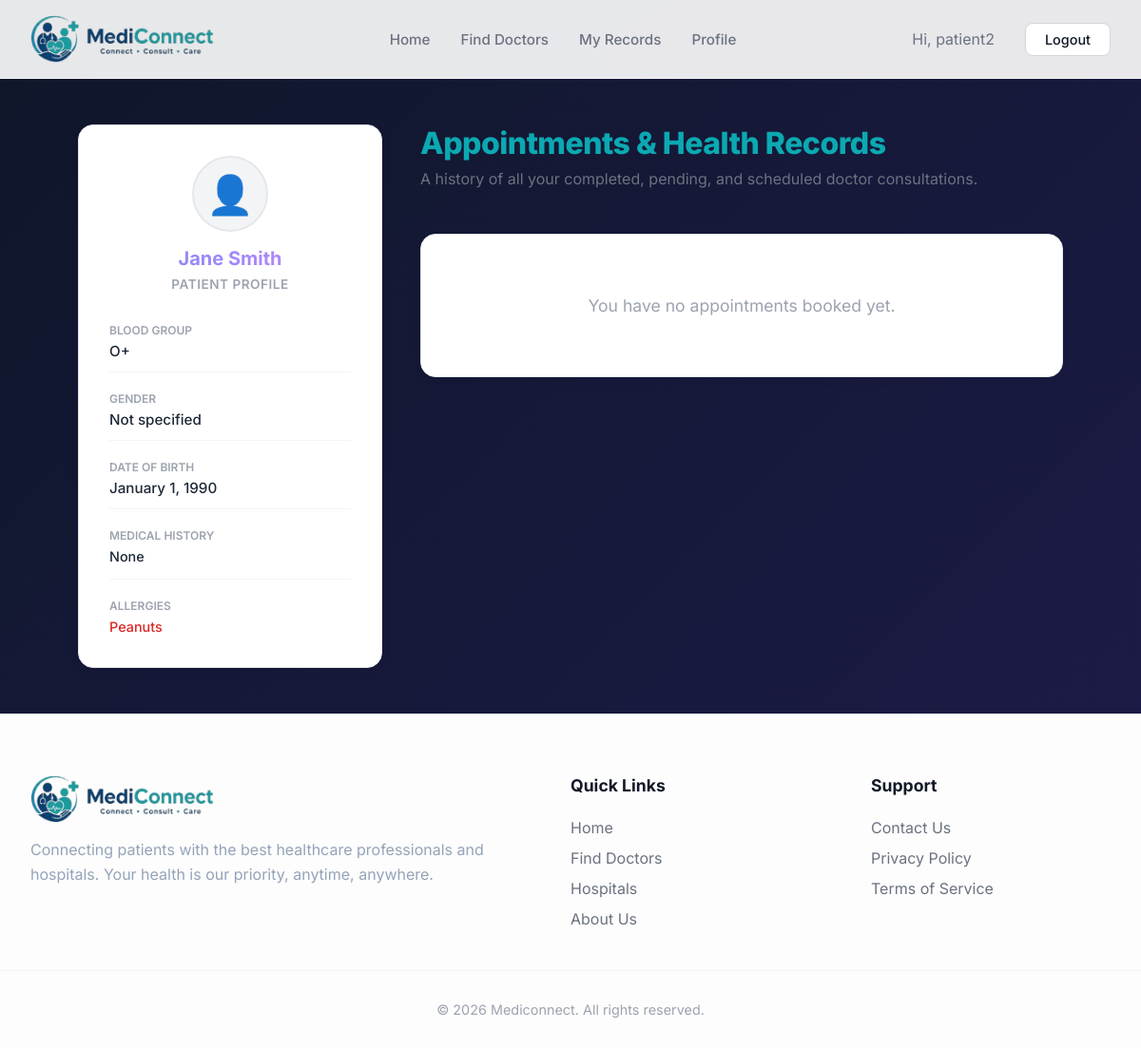
Page /booking/records/ (signed in) on the earlier database version.
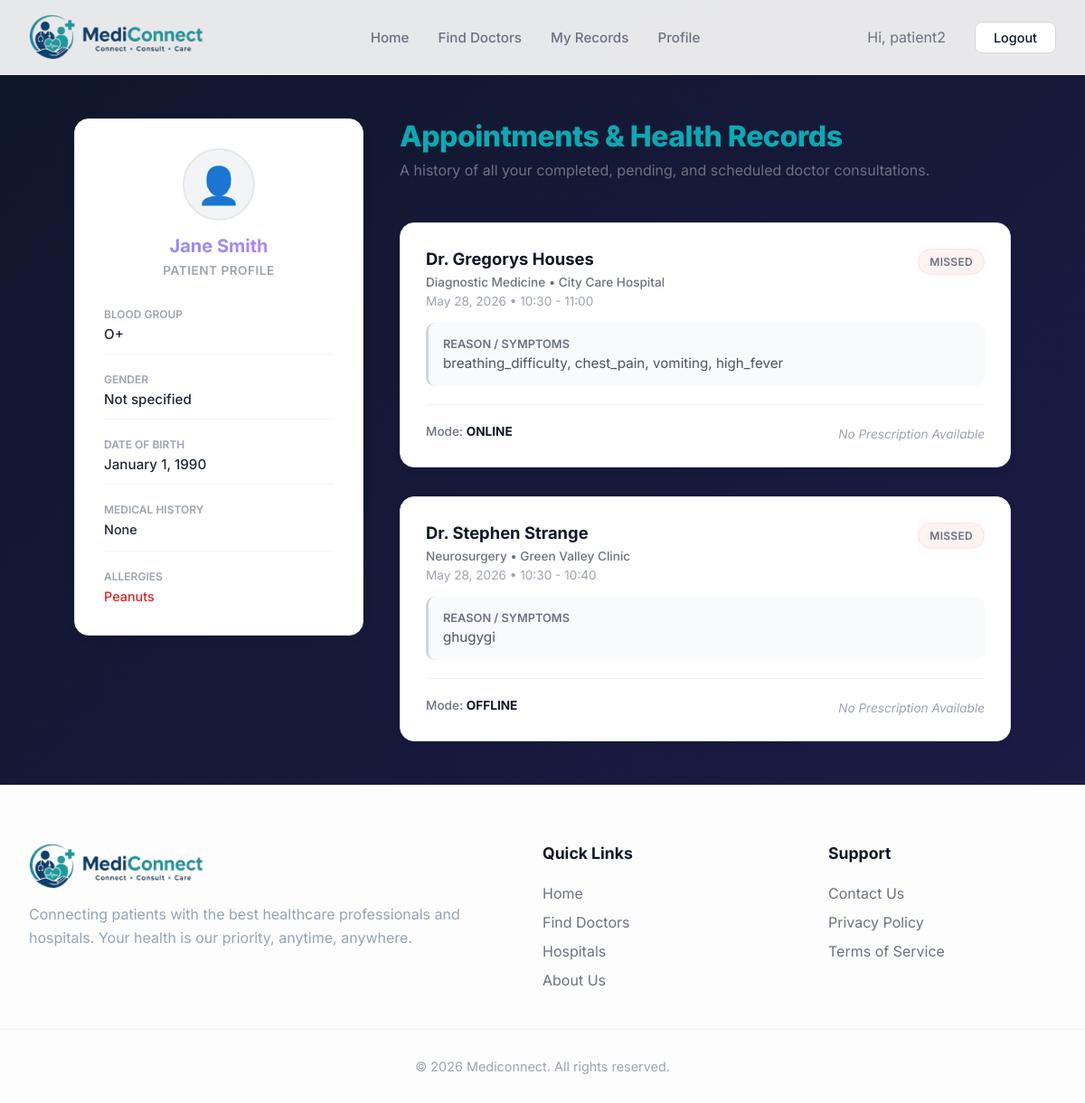
Same page on the later database version.
### accounts/models.py (models this page shows, shortened)
class User(AbstractUser):
    ROLE_CHOICES = (
        ('PATIENT', 'Patient'),
        ('DOCTOR', 'Doctor'),
        ('ADMIN', 'Admin'),
    )
    role = models.CharField(max_length=20, choices=ROLE_CHOICES)
    phone = models.CharField(max_length=15, blank=True)

class PatientProfile(models.Model):
    user = models.OneToOneField(User, on_delete=models.CASCADE)
    date_of_birth = models.DateField()
    gender = models.CharField(max_length=20, blank=True)
    blood_group = models.CharField(max_length=10, blank=True)
    patient_pic = models.ImageField(upload_to='profiles/patients', blank=True, null=True)
    medical_history = models.TextField(blank=True)
    allergies = models.TextField(blank=True)

class DoctorProfile(models.Model):
    user = models.OneToOneField(User, on_delete=models.CASCADE)
    hospital = models.ForeignKey('core.Hospital', on_delete=models.CASCADE)
    specialization = models.CharField(max_length=100)
    experience_years = models.IntegerField(default=0)
    doctor_pic = models.ImageField(upload_to='profiles/doctors', blank=True, null=True)
    fees_online = models.IntegerField(default=0)
    fees_offline = models.IntegerField(default=0)
    bio = models.TextField(blank=True)
    is_available = models.BooleanField(default=True)

### booking/models.py (models this page shows, shortened)
class Appointment(models.Model):
    STATUS_CHOICES = (
        ('PENDING', 'Pending'),
        ('APPROVED', 'Approved'),
        ('COMPLETED', 'Completed'),
        ('CANCELLED', 'Cancelled'),
        ('MISSED', 'Missed'),
        ('RESCHEDULE', 'Reschedule')
    )
    SEVERITY_CHOICES = (
        ('LOW', 'Low'),
        ('MEDIUM', 'Medium'),
        ('HIGH', 'High'),
        ('CRITICAL', 'Critical'),
    )
    CONSULTATION_CHOICES = (
        ('ONLINE', 'Online'),
        ('OFFLINE', 'Offline'),
    )
    patient = models.ForeignKey('accounts.PatientProfile',on_delete=models.CASCADE)
    doctor = models.ForeignKey('accounts.DoctorProfile',on_delete=models.CASCADE)
    hospital = models.ForeignKey('core.Hospital',on_delete=models.CASCADE)
    appointment_date = models.DateField()
    start_time = models.TimeField()
    end_time = models.TimeField()
    consultation_mode = models.CharField(max_length=20,choices=CONSULTATION_CHOICES)
    symptoms = models.TextField(blank=True)
    severity_score = models.IntegerField(default=0)
    severity_level = models.CharField(max_length=20,choices=SEVERITY_CHOICES,default='LOW')
    status = models.CharField(max_length=20,choices=STATUS_CHOICES,default='PENDING')
    fee = models.DecimalField(max_digits=10, decimal_places=2, default=0.00)
    booked_at = models.DateTimeField(auto_now_add=True)
    reminder_sent = models.BooleanField(default=False)

### core/models.py (models this page shows, shortened)
class Hospital(models.Model):
    pic = models.ImageField(upload_to='hospital_pics/', null=True, blank=True)
    name = models.CharField(max_length=200)
    state = models.CharField(max_length=100)
    phone = models.CharField(max_length=15)
    address = models.TextField()
    email = models.EmailField(blank=True)

### booking/views.py (the view)
# urls.py: path('records/', views.medical_records, name='medical_records'),
@login_required
def medical_records(request):
    if request.user.role == 'PATIENT':
        try:
            patient = PatientProfile.objects.get(user=request.user)
            appointments = Appointment.objects.filter(patient=patient).order_by('-appointment_date', '-start_time')
        except PatientProfile.DoesNotExist:
            patient = None
            appointments = []
    else:
        patient = None
        appointments = []
    return render(request, 'booking/medical_records.html', {
        'patient': patient,
        'appointments': appointments
    })

### templates/booking/medical_records.html (shortened to what this page needs)
{% extends 'base.html' %}
{% block content %}
<div class="records-container">
    <aside class="profile-sidebar">
        <div class="profile-header">
            <div class="profile-avatar">
                {% if patient.patient_pic %}
                <img src="{{ patient.patient_pic.url }}" alt="Patient Pic">
                {% else %}
                👤
                {% endif %}
            </div>
            <h1 class="profile-name">{{ request.user.get_full_name|default:request.user.username }}</h1>
            <span class="profile-role">Patient Profile</span>
        </div>
        <div class="info-list">
            <div class="info-item">
                <span class="info-label">Blood Group</span>
                <span class="info-value">{{ patient.blood_group|default:"Not specified" }}</span>
            </div>
            <div class="info-item">
                <span class="info-label">Gender</span>
                <span class="info-value">{{ patient.gender|default:"Not specified" }}</span>
            </div>
            <div class="info-item">
                <span class="info-label">Date of Birth</span>
                <span class="info-value">{{ patient.date_of_birth|date:"F j, Y"|default:"Not specified" }}</span>
            </div>
            <div class="info-item">
                <span class="info-label">Medical History</span>
                <p class="info-value" style="font-size: 0.9rem; line-height: 1.5; margin-top: 0.25rem;">
                    {{ patient.medical_history|default:"No medical history recorded." }}
                </p>
            </div>
            <div class="info-item">
                <span class="info-label">Allergies</span>
                <p class="info-value" style="font-size: 0.9rem; line-height: 1.5; color: #dc2626; margin-top: 0.25rem;">
                    {{ patient.allergies|default:"No allergies recorded." }}
                </p>
            </div>
        </div>
    </aside>
    <section class="history-main">
        <div class="history-header">
            <h2 style="color: #0ba9b2;">Appointments & Health Records</h2>
            <p>A history of all your completed, pending, and scheduled doctor consultations.</p>
        </div>
        {% for appt in appointments %}
        <div class="timeline-card">
            <div class="card-top">
                <div class="doc-info">
                    <h3>Dr. {{ appt.doctor.user.get_full_name|default:appt.doctor.user.username }}</h3>
                    <span class="doc-spec">{{ appt.doctor.specialization }} &bull; {{ appt.hospital.name }}</span>
                    <div class="appt-date">
                         {{ appt.appointment_date|date:"F j, Y" }}
                        &bull; {{ appt.start_time|time:"H:i" }} - {{ appt.end_time|time:"H:i" }}
                    </div>
                </div>
                <div>
                    <span class="badge-status status-{{ appt.status }}">{{ appt.status }}</span>
                </div>
            </div>
            {% if appt.symptoms %}
            <div class="symptoms-box">
                <span
                    style="font-weight: 600; font-size: 0.8rem; text-transform: uppercase; color: #6b7280; display: block; margin-bottom: 0.25rem;">Reason
                    / Symptoms</span>
                {{ appt.symptoms }}
            </div>
            {% endif %}
            <div class="card-footer">
                <div>
                    <span style="font-size: 0.85rem; color: #6b7280; font-weight: 500;">
                        Mode: <strong style="color: #111827;">{{ appt.consultation_mode }}</strong>
                    </span>
                </div>
                <div>
                    {% if appt.medicalrecord %}
                    <button type="button" class="btn-action" onclick="openPrescriptionModal(
                            'Dr. {{ appt.doctor.user.get_full_name|escapejs|default:appt.doctor.user.username|escapejs }}',
                            '{{ appt.appointment_date|date:'F j, Y'|escapejs }}',
                            '{{ appt.medicalrecord.diagnosis|escapejs }}',
                            '{{ appt.medicalrecord.prescription|escapejs }}',
                            '{% if appt.medicalrecord.file %}{{ appt.medicalrecord.file.url|escapejs }}{% endif %}'
                        )">
                        <i class="fa-solid fa-file-prescription"></i> View Prescription
                    </button>
                    {% else %}
                    <span class="placeholder-text">
                         No Prescription Available
                    </span>
                    {% endif %}
                </div>
            </div>
        </div>
        {% empty %}
        <div class="timeline-card" style="text-align: center; padding: 4rem;">
            <p style="color: #9ca3af; font-size: 1.1rem;">You have no appointments booked yet.</p>
        </div>
        {% endfor %}
    </section>
</div>
{% endblock %}

### templates/base.html (shortened to what this page needs)
<!DOCTYPE html>
<html lang="en">
<head>
    {% load static %}
    <link rel="stylesheet" href="{% static 'css/style.css' %}">
</head>
<body>
    <nav>
        <div class="nav-container">
            <a href="{% url 'home' %}" class="logo">
                <img src="{% static 'images/logo.png' %}" alt="Mediconnect Logo"
                    onerror="this.style.display='none'; this.nextElementSibling.style.display='inline';">
            </a>
            <div class="nav-links">
                <a href="{% url 'home' %}">Home</a>
                {% if user.is_authenticated %}
                {% if user.role == 'DOCTOR' %}
                <a href="{% url 'doctor_dashboard' %}">Dashboard</a>
                <a href="{% url 'manage_availability' %}">Availability</a>
                {% else %}
                <a href="{% url 'find_doctors' %}">Find Doctors</a>
                <a href="{% url 'medical_records' %}">My Records</a>
                {% endif %}
                <a href="{% url 'update_profile' %}">Profile</a>
                {% endif %}
            </div>
            <div class="nav-auth">
                {% if user.is_authenticated %}
                <span style="color: #6b7280; margin-right: 1rem; align-self: center;">Hi, {{ user.username }}</span>
                <a href="{% url 'logout' %}" class="btn-nav login">Logout</a>
                {% else %}
                <a href="{% url 'login' %}" class="btn-nav login">Login</a>
                <a href="{% url 'register' %}" class="btn-nav register">Register</a>
                {% endif %}
            </div>
        </div>
    </nav>
    <main>
        {% block content %}{% endblock %}
    </main>
    <footer>
        <div class="footer-content">
            <div class="footer-logo">
                <h2 class="logo"><img src="{% static 'images/logo.png' %}" alt="Mediconnect Logo"
                        onerror="this.style.display='none'; this.nextElementSibling.style.display='inline';">
                </h2>
                <p style="color: var(--text-muted); line-height: 1.6;">Connecting patients with the best healthcare
                    professionals and hospitals. Your health is our priority, anytime, anywhere.</p>
            </div>
            <div class="footer-section">
                <h3>Quick Links</h3>
                <ul>
                    <li><a href="{% url 'home' %}">Home</a></li>
                    <li><a href="{% url 'find_doctors' %}">Find Doctors</a></li>
                    <li><a href="{% url 'hospital_list' %}">Hospitals</a></li>
                    <li><a href="{% url 'about_us' %}">About Us</a></li>
                </ul>
            </div>
            <div class="footer-section">
                <h3>Support</h3>
                <ul>
                    <li><a href="{% url 'contact_us' %}">Contact Us</a></li>
                    <li><a href="{% url 'privacy_policy' %}">Privacy Policy</a></li>
                    <li><a href="{% url 'terms_of_service' %}">Terms of Service</a></li>
                </ul>
            </div>
        </div>
        <div class="footer-bottom">
            &copy; 2026 Mediconnect. All rights reserved.
        </div>
    </footer>
</body>
</html>

### static/css/style.css (style rules this page uses)
:root { --primary: #6366f1; --primary-dark: #4f46e5; --secondary: #ec4899; --accent: #8b5cf6; --bg-gradient: linear-gradient(135deg, #0f172a 0%, #1e1b4b 100%); --card-bg: rgba(255, 255, 255, 0.05); --glass-border: rgba(255, 255, 255, 0.1); --text-main: #f8fafc; --text-muted: #94a3b8; --input-bg: rgba(0, 0, 0, 0.2); }
* { margin: 0; padding: 0; box-sizing: border-box; font-family: 'Inter', system-ui, -apple-system, sans-serif; }
body { background: var(--bg-gradient); color: var(--text-main); min-height: 100vh; display: flex; flex-direction: column; }
h1 { font-size: 2.5rem; font-weight: 800; background: linear-gradient(to right, #818cf8, #c084fc); -webkit-background-clip: text; background-clip: text; -webkit-text-fill-color: transparent; margin-bottom: 0.5rem; text-align: center; }

### templates/booking/medical_records.html (style rules this page uses)
.records-container { padding: 3rem 2rem; max-width: 1100px; margin: 0 auto; display: grid; grid-template-columns: 320px 1fr; gap: 2.5rem; }
.profile-sidebar { position: sticky; top: 100px; height: fit-content; background: #ffffff; border: 1px solid #e5e7eb; border-radius: 16px; padding: 2rem; box-shadow: 0 4px 15px rgba(0, 0, 0, 0.03); }
.profile-header { text-align: center; margin-bottom: 2rem; }
.profile-avatar { width: 80px; height: 80px; border-radius: 50%; background: #f3f4f6; color: #6b7280; display: flex; align-items: center; justify-content: center; font-size: 2.5rem; margin: 0 auto 1rem; border: 2px solid #e5e7eb; overflow: hidden; }
.profile-name { font-size: 1.25rem; font-weight: 700; color: #111827; margin-bottom: 0.25rem; }
.profile-role { font-size: 0.85rem; color: #9ca3af; text-transform: uppercase; font-weight: 600; letter-spacing: 0.5px; }
.info-list { display: flex; flex-direction: column; gap: 1.25rem; }
.info-item { border-bottom: 1px solid #f3f4f6; padding-bottom: 0.75rem; }
.info-item:last-child { border-bottom: none; padding-bottom: 0; }
.info-label { font-size: 0.75rem; color: #9ca3af; text-transform: uppercase; font-weight: 600; margin-bottom: 0.25rem; display: block; }
.info-value { font-size: 0.95rem; color: #1f2937; font-weight: 500; }
.history-main { display: flex; flex-direction: column; gap: 2rem; }
.history-header { margin-bottom: 1rem; }
.history-header h2 { font-size: 2rem; font-weight: 800; color: #111827; letter-spacing: -0.5px; margin-bottom: 0.5rem; }
.history-header p { color: #6b7280; font-size: 1rem; }
.timeline-card { background: #ffffff; border: 1px solid #e5e7eb; border-radius: 16px; padding: 1.75rem; box-shadow: 0 4px 15px rgba(0, 0, 0, 0.02); transition: all 0.25s ease; position: relative; }
.card-top { display: flex; justify-content: space-between; align-items: flex-start; margin-bottom: 1rem; gap: 1rem; }
.doc-info h3 { font-size: 1.15rem; font-weight: 700; color: #111827; margin-bottom: 0.25rem; }
.doc-spec { font-size: 0.85rem; color: #6b7280; font-weight: 500; }
.appt-date { font-size: 0.85rem; color: #9ca3af; margin-top: 0.25rem; }
.symptoms-box { font-size: 0.95rem; color: #4b5563; background: #f9fafb; padding: 1rem; border-radius: 10px; margin-bottom: 1.25rem; border-left: 3px solid #d1d5db; }
.card-footer { display: flex; justify-content: space-between; align-items: center; border-top: 1px solid #f3f4f6; padding-top: 1rem; gap: 1rem; }
.badge-status { padding: 6px 12px; border-radius: 30px; font-size: 0.75rem; font-weight: 600; text-transform: uppercase; letter-spacing: 0.3px; display: inline-block; }
.status-MISSED { background: #fef2f2; color: #6b7280; border: 1px solid #fee2e2; }
.placeholder-text { font-size: 0.85rem; color: #9ca3af; font-style: italic; display: inline-flex; align-items: center; gap: 6px; }

Differences in the rows shown:
added Appointment: doctor.user.get_full_name "Gregorys Houses", doctor.specialization "Diagnostic Medicine", hospital.name "City Care Hospital", appointment_date "May 28, 2026", start_time "10:30", end_time "11:00", status "MISSED", symptoms "breathing_difficulty, chest_pain, vomiting, high_fever", consultation_mode "ONLINE", shows "No Prescription Available"
added Appointment: doctor.user.get_full_name "Stephen Strange", doctor.specialization "Neurosurgery", hospital.name "Green Valley Clinic", appointment_date "May 28, 2026", start_time "10:30", end_time "10:40", status "MISSED", symptoms "ghugygi", consultation_mode "OFFLINE", shows "No Prescription Available"
Other differences:
text no longer shown: "You have no appointments booked yet."
